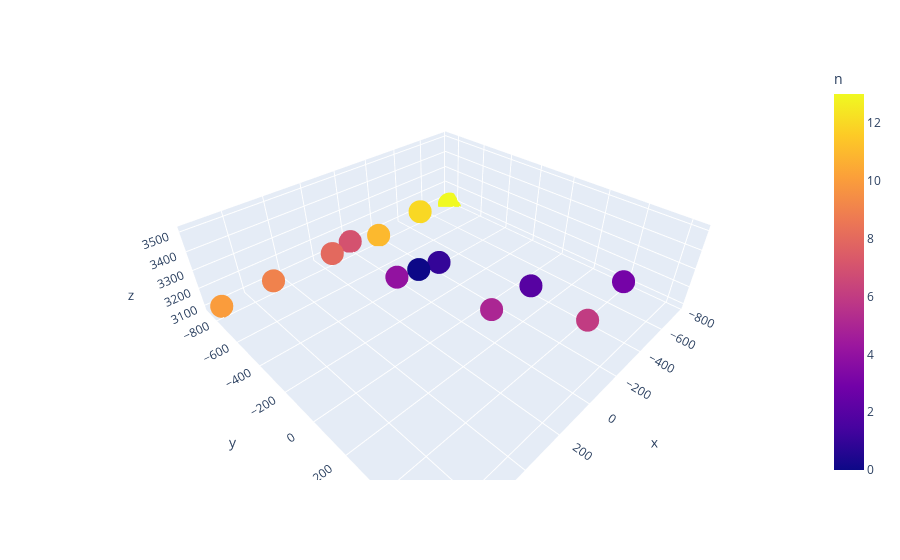

Source (notebook cell):
### Code cell
import plotly.express as px
# df = px.data.iris()
fig = px.scatter_3d(df, x='x', y='y', z='z', color='n')
fig.show()

### Figure 1 — Plotly figure (JSON) as saved in the notebook; plotly's stock layout.template omitted (floating-point values rounded to 4 significant figures)
{"data": [{"hovertemplate": "x=%{x}<br>y=%{y}<br>z=%{z}<br>n=%{marker.color}<extra></extra>", "legendgroup": "", "marker": {"color": [0, 1, 2, 3, 4, 5, 6, 7, 8, 9, 10, 11, 12, 13], "coloraxis": "coloraxis", "symbol": "circle"}, "mode": "markers", "name": "", "scene": "scene", "showlegend": false, "type": "scatter3d", "x": [-23.66, -160.4, -177.0, -201.0, 113.0, 87.5, 70.86, -11.05, 147.5, 490.0, 746.0, -164.0, -505.5, -761.1], "y": [-312.5, -312.2, 232.1, 606.9, -312.9, 237.0, 627.8, -863.0, -800.6, -800.8, -830.5, -803.3, -827.8, -829.7], "z": [3197.0, 3173.0, 3307.0, 3513, 3222.0, 3334.0, 3508.0, 3119.0, 3142.0, 3142.0, 3114.0, 3119.0, 3128.0, 3084.0]}], "layout": {"autosize": true, "coloraxis": {"colorbar": {"title": {"text": "n"}}, "colorscale": [[0, "#0d0887"], [0.1111, "#46039f"], [0.2222, "#7201a8"], [0.3333, "#9c179e"], [0.4444, "#bd3786"], [0.5556, "#d8576b"], [0.6667, "#ed7953"], [0.7778, "#fb9f3a"], [0.8889, "#fdca26"], [1, "#f0f921"]]}, "legend": {"tracegroupgap": 0}, "margin": {"t": 60}, "scene": {"aspectmode": "auto", "aspectratio": {"x": 1.526, "y": 1.509, "z": 0.4343}, "domain": {"x": [0, 1], "y": [0, 1]}, "xaxis": {"title": {"text": "x"}, "type": "linear"}, "yaxis": {"title": {"text": "y"}, "type": "linear"}, "zaxis": {"title": {"text": "z"}, "type": "linear"}}}}
